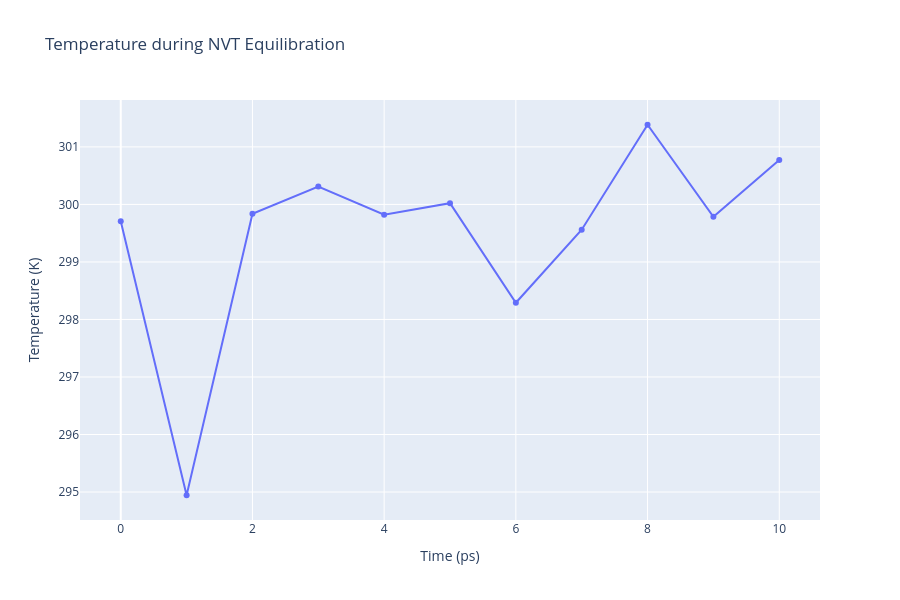

The code cell stored with this chart in its notebook:
### Code cell
# GMXEnergy: Getting system temperature by time during NVT Equilibration  
from biobb_analysis.gromacs.gmx_energy import gmx_energy

# Create prop dict and inputs/outputs
AWH_output_nvt_temp_xvg = AWH_dir / f'{ref}_nvt_temp.xvg'
prop = {
    'terms':  ["Temperature"]
}

# Create and launch bb
gmx_energy(input_energy_path=AWH_output_nvt_edr, 
          output_xvg_path=AWH_output_nvt_temp_xvg, 
          properties=prop)

# Read temperature data from file
with open(AWH_output_nvt_temp_xvg, 'r') as temperature_file:
    x, y = zip(*[
        (float(line.split()[0]), float(line.split()[1]))
        for line in temperature_file
        if not line.startswith(("#", "@"))
    ])

# Create a scatter plot
fig = go.Figure(data=go.Scatter(x=x, y=y, mode='lines+markers'))

# Update layout
fig.update_layout(title="Temperature during NVT Equilibration",
                  xaxis_title="Time (ps)",
                  yaxis_title="Temperature (K)",
                  height=600)
fig.show()

### Figure 1 — Plotly figure (JSON) as saved in the notebook; plotly's stock layout.template omitted (floating-point values rounded to 4 significant figures)
{"data": [{"mode": "lines+markers", "type": "scatter", "x": [0, 1, 2, 3, 4, 5, 6, 7, 8, 9, 10], "y": [299.7, 294.9, 299.8, 300.3, 299.8, 300.0, 298.3, 299.6, 301.4, 299.8, 300.8]}], "layout": {"height": 600, "title": {"text": "Temperature during NVT Equilibration"}, "xaxis": {"title": {"text": "Time (ps)"}}, "yaxis": {"title": {"text": "Temperature (K)"}}}}
